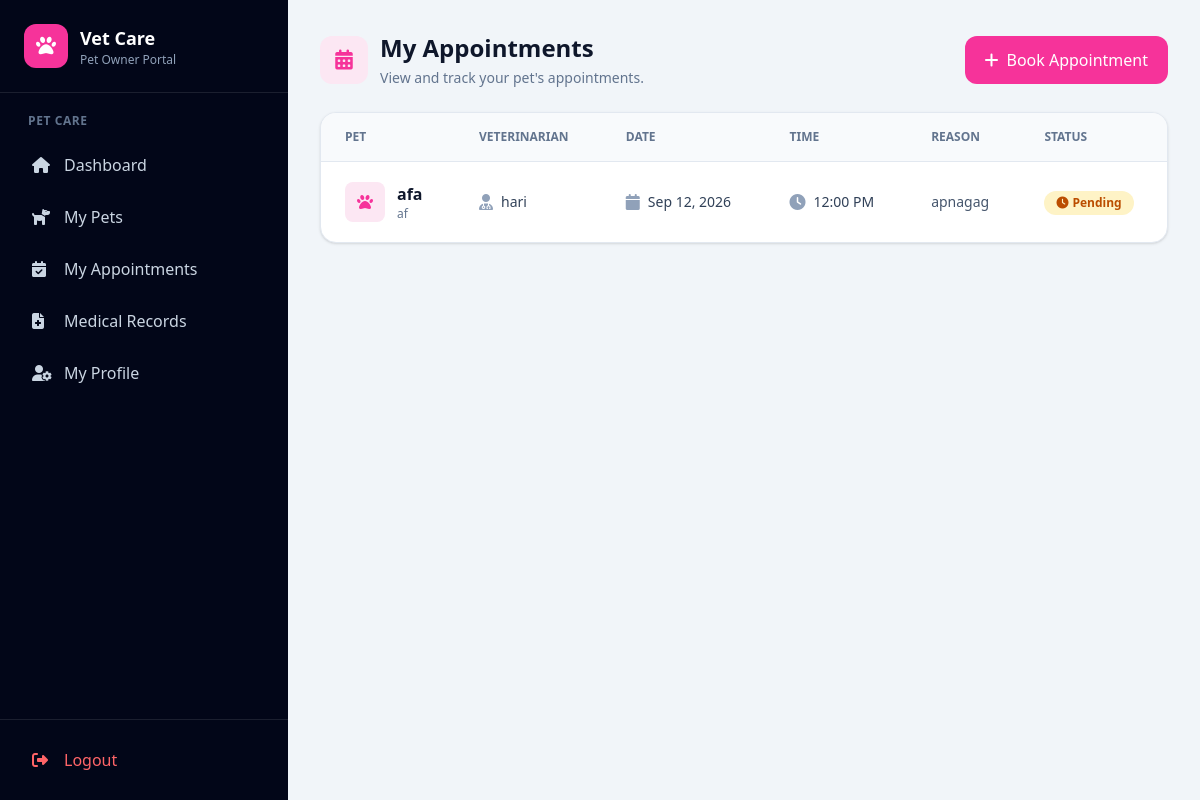
The app's page /appointments/appointments/ (signed in), older data.
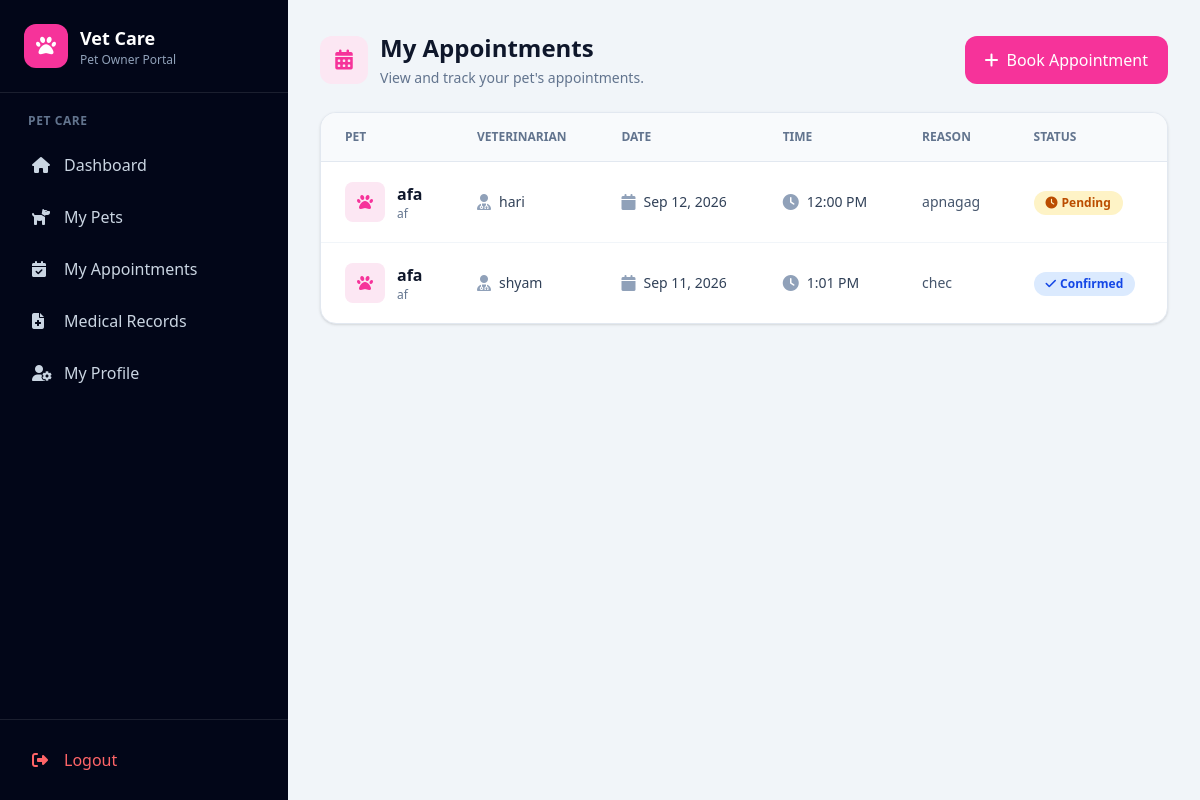
The same page, newer data.
### appointment/models.py (models this page shows, shortened)
class Appointment(models.Model):
    STATUS_CHOICES = (
        ("PENDING", "Pending"),
        ("CONFIRMED", "Confirmed"),
        ("COMPLETED", "Completed"),
        ("CANCELLED", "Cancelled"),
    )
    animal = models.ForeignKey(
        Animal,  # Updated model reference
        on_delete=models.CASCADE,
        related_name="appointments"
    )
    veterinarian = models.ForeignKey(
        User,
        on_delete=models.SET_NULL,
        null=True,
        blank=True,
        related_name="vet_appointments",
        limit_choices_to={"role": User.VETERINARIAN}
    )
    appointment_date = models.DateField()
    appointment_time = models.TimeField()
    reason = models.TextField()
    status = models.CharField(
        max_length=20,
        choices=STATUS_CHOICES,
        default="PENDING"
    )
    notes = models.TextField(
        blank=True,
        null=True
    )
    created_at = models.DateTimeField(
        auto_now_add=True
    )
    updated_at = models.DateTimeField(
        auto_now=True
    )

### animal/models.py (models this page shows, shortened)
class Animal(models.Model):
    owner = models.ForeignKey(
        User,
        on_delete=models.CASCADE,
        related_name="animals",
        null=True,
        blank=True
    )
    name = models.CharField(max_length=100)
    species = models.CharField(max_length=100)
    breed = models.CharField(
        max_length=100,
        blank=True,
        null=True
    )
    age = models.PositiveIntegerField(
        blank=True,
        null=True
    )
    symptoms = models.TextField(
        blank=True,
        null=True
    )
    created_at = models.DateTimeField(
        auto_now_add=True
    )

### account/models.py (models this page shows, shortened)
class User(AbstractUser):
    ADMIN = "ADMIN"
    VETERINARIAN = "VETERINARIAN"
    PET_OWNER = "PET_OWNER"
    ROLE_CHOICES = [
        (ADMIN, "Admin"),
        (VETERINARIAN, "Veterinarian"),
        (PET_OWNER, "Pet Owner"),
    ]
    role = models.CharField(
        max_length=20,
        choices=ROLE_CHOICES,
        default=PET_OWNER
    )
    phone = models.CharField(
        max_length=15,
        blank=True,
        null=True
    )
    address = models.TextField(
        blank=True,
        null=True
    )
    created_at = models.DateTimeField(
        auto_now_add=True
    )
    updated_at = models.DateTimeField(
        auto_now=True
    )

### appointment/views.py (the view)
@login_required
def owner_appointment_list(request):
    if request.user.role != User.PET_OWNER:
        messages.error(
            request,
            "You are not authorized to view appointments."
        )
        return redirect("dashboard")
    appointments = (
        Appointment.objects
        .filter(animal__owner=request.user)
        .select_related("animal", "veterinarian")
        .order_by(
            "-appointment_date",
            "-appointment_time"
        )
    )
    context = {
        "appointments": appointments,
    }
    return render(
        request,
        "appointment/owner_appointments.html",
        context
    )

### appointment/templates/appointment/owner_appointments.html (shortened to what the changed rows need)
{% extends "ownerbase.html" %}
{% block content %}
<div class="max-w-7xl mx-auto">
    <div class="flex flex-col sm:flex-row
                sm:items-center
                sm:justify-between
                gap-4 mb-6">
        <div>
            <div class="flex items-center gap-3">
                <div>
                    <h1 class="text-2xl font-bold text-slate-900">
                        My Appointments
                    </h1>
                </div>
            </div>
        </div>
    </div>
    {% if appointments %}
        <div class="hidden md:block
                    bg-white
                    rounded-2xl
                    border border-slate-200
                    shadow-sm
                    overflow-hidden">
            <div class="overflow-x-auto">
                <table class="w-full">
                    <thead class="bg-slate-50
                                  border-b border-slate-200">
                        <tr>
                            <th class="text-left
                                       px-6 py-4
                                       text-xs font-semibold
                                       text-slate-500
                                       uppercase">
                                Pet
                            </th>
                            <th class="text-left
                                       px-6 py-4
                                       text-xs font-semibold
                                       text-slate-500
                                       uppercase">
                                Veterinarian
                            </th>
                            <th class="text-left
                                       px-6 py-4
                                       text-xs font-semibold
                                       text-slate-500
                                       uppercase">
                                Date
                            </th>
                            <th class="text-left
                                       px-6 py-4
                                       text-xs font-semibold
                                       text-slate-500
                                       uppercase">
                                Time
                            </th>
                            <th class="text-left
                                       px-6 py-4
                                       text-xs font-semibold
                                       text-slate-500
                                       uppercase">
                                Reason
                            </th>
                            <th class="text-left
                                       px-6 py-4
                                       text-xs font-semibold
                                       text-slate-500
                                       uppercase">
                                Status
                            </th>
                        </tr>
                    </thead>
                    <tbody class="divide-y divide-slate-100">
                        {% for appointment in appointments %}
                            <tr class="hover:bg-slate-50">
                                <td class="px-6 py-5">
                                    <div class="flex items-center gap-3">
                                        <div class="w-10 h-10
                                                    rounded-lg
                                                    bg-pink-100
                                                    text-pink-500
                                                    flex items-center justify-center">
                                            <i class="fa-solid fa-paw"></i>
                                        </div>
                                        <div>
                                            <p class="font-semibold
                                                      text-slate-900">
                                                {{ appointment.animal.name }}
                                            </p>
                                            <p class="text-xs
                                                      text-slate-500">
                                                {{ appointment.animal.species }}
                                            </p>
                                        </div>
                                    </div>
                                </td>
                                <td class="px-6 py-5">
                                    {% if appointment.veterinarian %}
                                        <div class="flex items-center gap-2">
                                            <i class="fa-solid fa-user-doctor
                                                      text-slate-400"></i>
                                            <span class="text-sm
                                                         text-slate-700">
                                                {{ appointment.veterinarian.get_full_name|default:appointment.veterinarian.username }}
                                            </span>
                                        </div>
                                    {% else %}
                                        <span class="text-sm text-slate-400">
                                            Not assigned
                                        </span>
                                    {% endif %}
                                </td>
                                <td class="px-6 py-5">
                                    <div class="flex items-center gap-2">
                                        <i class="fa-solid fa-calendar
                                                  text-slate-400"></i>
                                        <span class="text-sm
                                                     text-slate-700">
                                            {{ appointment.appointment_date|date:"M d, Y" }}
                                        </span>
                                    </div>
                                </td>
                                <td class="px-6 py-5">
                                    <div class="flex items-center gap-2">
                                        <i class="fa-solid fa-clock
                                                  text-slate-400"></i>
                                        <span class="text-sm
                                                     text-slate-700">
                                            {{ appointment.appointment_time|time:"g:i A" }}
                                        </span>
                                    </div>
                                </td>
                                <td class="px-6 py-5 max-w-xs">
                                    <p class="text-sm
                                              text-slate-600
                                              truncate">
                                        {{ appointment.reason }}
                                    </p>
                                </td>
                                <td class="px-6 py-5">
                                    {% if appointment.status == "PENDING" %}
                                        <span class="inline-flex
                                                     items-center
                                                     px-3 py-1
                                                     rounded-full
                                                     text-xs font-semibold
                                                     bg-amber-100
                                                     text-amber-700">
                                            <i class="fa-solid fa-clock mr-1"></i>
                                            Pending
                                        </span>
                                    {% elif appointment.status == "CONFIRMED" %}
                                        <span class="inline-flex
                                                     items-center
                                                     px-3 py-1
                                                     rounded-full
                                                     text-xs font-semibold
                                                     bg-blue-100
                                                     text-blue-700">
                                            <i class="fa-solid fa-check mr-1"></i>
                                            Confirmed
                                        </span>
                                    {% endif %}
                                </td>
                            </tr>
                        {% endfor %}
                    </tbody>
                </table>
            </div>
        </div>
    {% endif %}
</div>
{% endblock %}

Row changes from the older to the newer data that the page shows:
added Appointment: animal.name "afa", animal.species "af", veterinarian.get_full_name "shyam", appointment_date "Sep 11, 2026", appointment_time "1:01 PM", reason "chec", status "CONFIRMED" (drawn)
